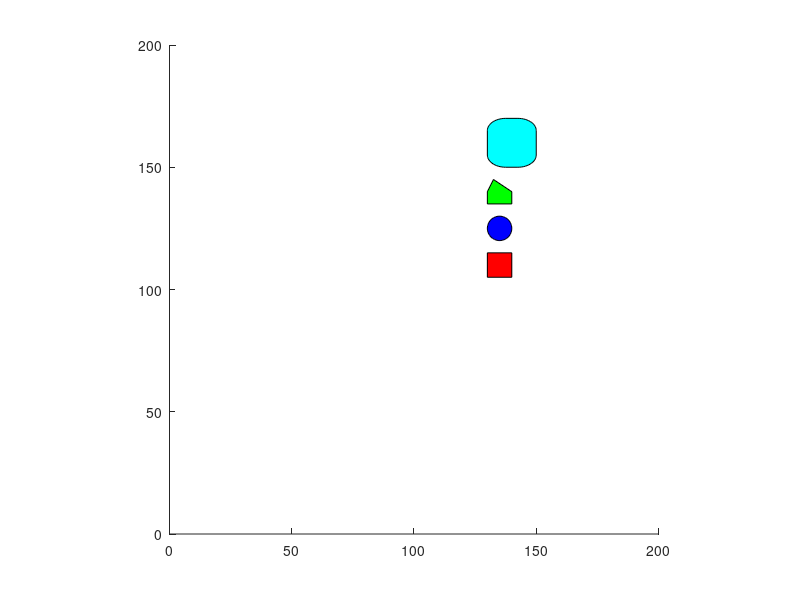

Write MATLAB code to recreate this figure.
figure
hold on
axis equal 
axis([0 200 0 200]);
adenine_shape=rectangle('position',[130 105 10 10],'facecolor','r');
thymine_shape=rectangle('position',[130 120 10 10],'facecolor','b','curvature',[1 1]);
cytosine_shape=fill([130 130 132.5 140 140],[135 140 145 140 135],'g');
guanine_shape=rectangle('position',[130 150 20 20],'curvature',[0.75 0.5],'facecolor','c');